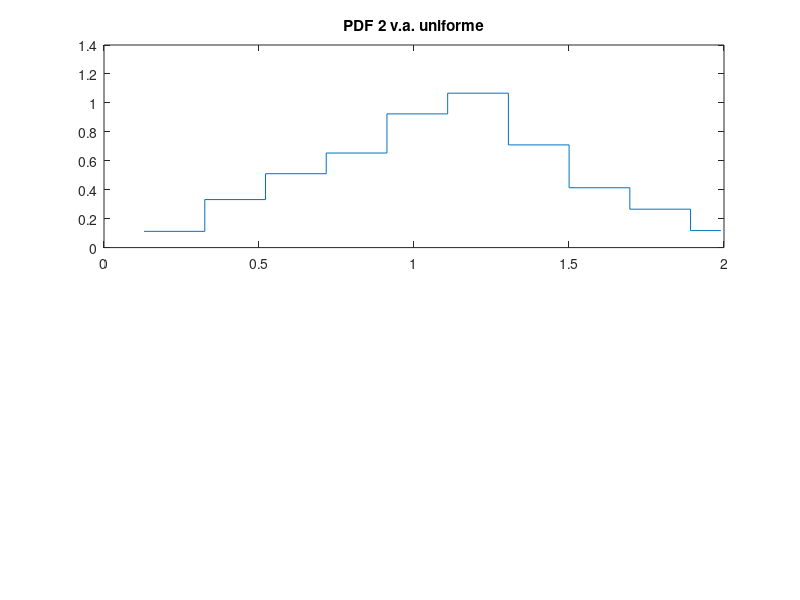

Write MATLAB code to recreate this figure. (Note: this script raises an error after producing the figure.)
clear all
clc
close all

%TLC - prin histograme pentru sume de v.a.

N1 = 1000; % input('nr de valori pt o v a  =  ');
m = 20 % input('nr de termeni in TLC  = ');% m = 5
C = 10; % input('nr de clase  =  ');

figure,hold on
y = rand(1,N1);

for k = 2:m
    x = rand(1,N1);
    y = y+x;
    [hx,cx] = hist(x,C);
    [hy,cy] = hist(y,C);
    
    % histograma normalizata = densitatea de probabilitate experimentala
    delta = cy(2)-cy(1);
    frecv1 = hy./(N1*delta);
    textul = strcat(int2str(k),' nr de termeni in TLC');
    %figure(2),bar(cy,hy/N1),title(textul),pause;
    %stairs([cy-0.5*delta,max(y)],[frecv1,max(frecv1)])
    x1 = [cy, cy(end)+0.5*delta]; % adaugam artificial un termen suportului histogramei normalizate ca sa inceapa fix din a si sa se termine in b
    frecv1 = [frecv1, frecv1(end)]; % vectorul de frecvente normalizate *py*dy = px*dx
    subplot(2,1,1), stairs(x1,frecv1), hold on
    text = ['PDF ',num2str(k), ' v.a. uniforme']; % densitatea de probabilitate experimentala finala
    title(text)% densitatea de probabilitate experimentala
    
    % densitatea de probabilitate teoretica
    media = k/2;
    ss = sqrt(k/12);
    ix = min(y):delta:max(y);
    gg = gaussian(ix,media,ss);
    plot(ix,gg,'--'), pause(0.5)  % densitatea de probabilitate teoretica
    xlabel('x'),ylabel('PDF')
    
    
    %Functia experimentala de repartitie in trepte
    x3 = cy;
    frecv3_1 = hy./N1;
    frecv3 = cumsum(frecv3_1);
    subplot(2,1,2),hold on
    stairs(x3,frecv3)
    text = ['CDF pentru ',num2str(k), ' v.a. uniforme']; % densitatea de probabilitate experimentala finala
    title(text)
    
    % Functia teoretica de repartitie
    x4 = ix; % plotam functia de repartitie in zona in care am obtinut valori din generatorul din Matlab
    frecv4 = normcdf(x4,media,sqrt(ss));
    plot(x4,frecv4,'+-')
    xlabel('x'),ylabel('CDF')
    legend('Diagrama frecventelor cumulate - experimental','Diagrama frecventelor cumulate - functia de repartitie - teoretic','Location','SouthEast');
end

figure,
subplot(2,1,1), hold on
stairs(x1,frecv1)
text = ['Histograma normalizata pentru ',num2str(k), ' v.a. uniforme']; % densitatea de probabilitate experimentala finala
title(text)
gg = gaussian(ix,media,ss);
plot(ix,gg,'--') % densitatea de probabilitate teoretica finala
xlabel('x'),ylabel('PDF')
legend('Histograma PDF - experimental','Histograma PDF - teoretic','Location','SouthEast');

subplot(2,1,2), hold on
text = ['CDF pentru ',num2str(k), ' v.a. uniforme']; % densitatea de probabilitate experimentala finala
title(text)
stairs(x3,frecv3)
plot(x4,frecv4,'+-')
xlabel('x'),ylabel('CDF')
legend('Diagrama frecventelor cumulate - experimental','Diagrama frecventelor cumulate - functia de repartitie - teoretic','Location','SouthEast');

